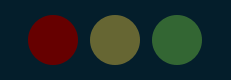
      <widget class="QWidget" name="SignalLightsWidget" native="true">
       <property name="geometry">
        <rect>
         <x>0</x>
         <y>90</y>
         <width>231</width>
         <height>80</height>
        </rect>
       </property>
       <property name="sizePolicy">
        <sizepolicy hsizetype="Preferred" vsizetype="Preferred">
         <horstretch>0</horstretch>
         <verstretch>0</verstretch>
        </sizepolicy>
       </property>
       <property name="minimumSize">
        <size>
         <width>0</width>
         <height>0</height>
        </size>
       </property>
       <property name="maximumSize">
        <size>
         <width>300</width>
         <height>80</height>
        </size>
       </property>
       <property name="styleSheet">
        <string notr="true">background-color:#041E2B; border-top-left-radius: 12px;
    border-top-right-radius: 12px;</string>
       </property>
       <layout class="QHBoxLayout" name="horizontalLayout">
        <property name="leftMargin">
         <number>22</number>
        </property>
        <property name="topMargin">
         <number>0</number>
        </property>
        <property name="rightMargin">
         <number>22</number>
        </property>
        <property name="bottomMargin">
         <number>0</number>
        </property>
        <item>
         <widget class="QLabel" name="RedSignal">
          <property name="maximumSize">
           <size>
            <width>50</width>
            <height>50</height>
           </size>
          </property>
          <property name="styleSheet">
           <string notr="true">background-color: #660000;  border-radius: 25px;</string>
          </property>
          <property name="text">
           <string/>
          </property>
         </widget>
        </item>
        <item>
         <widget class="QLabel" name="YellowSignal">
          <property name="maximumSize">
           <size>
            <width>50</width>
            <height>50</height>
           </size>
          </property>
          <property name="styleSheet">
           <string notr="true">background-color: #666633;  border-radius: 25px;</string>
          </property>
          <property name="text">
           <string/>
          </property>
          <property name="alignment">
           <set>Qt::AlignmentFlag::AlignLeading|Qt::AlignmentFlag::AlignLeft|Qt::AlignmentFlag::AlignVCenter</set>
          </property>
         </widget>
        </item>
        <item>
         <widget class="QLabel" name="GreenSignal">
          <property name="maximumSize">
           <size>
            <width>50</width>
            <height>50</height>
           </size>
          </property>
          <property name="styleSheet">
           <string notr="true">background-color: #336633;  border-radius: 25px;</string>
          </property>
          <property name="text">
           <string/>
          </property>
         </widget>
        </item>
       </layout>
      </widget>
